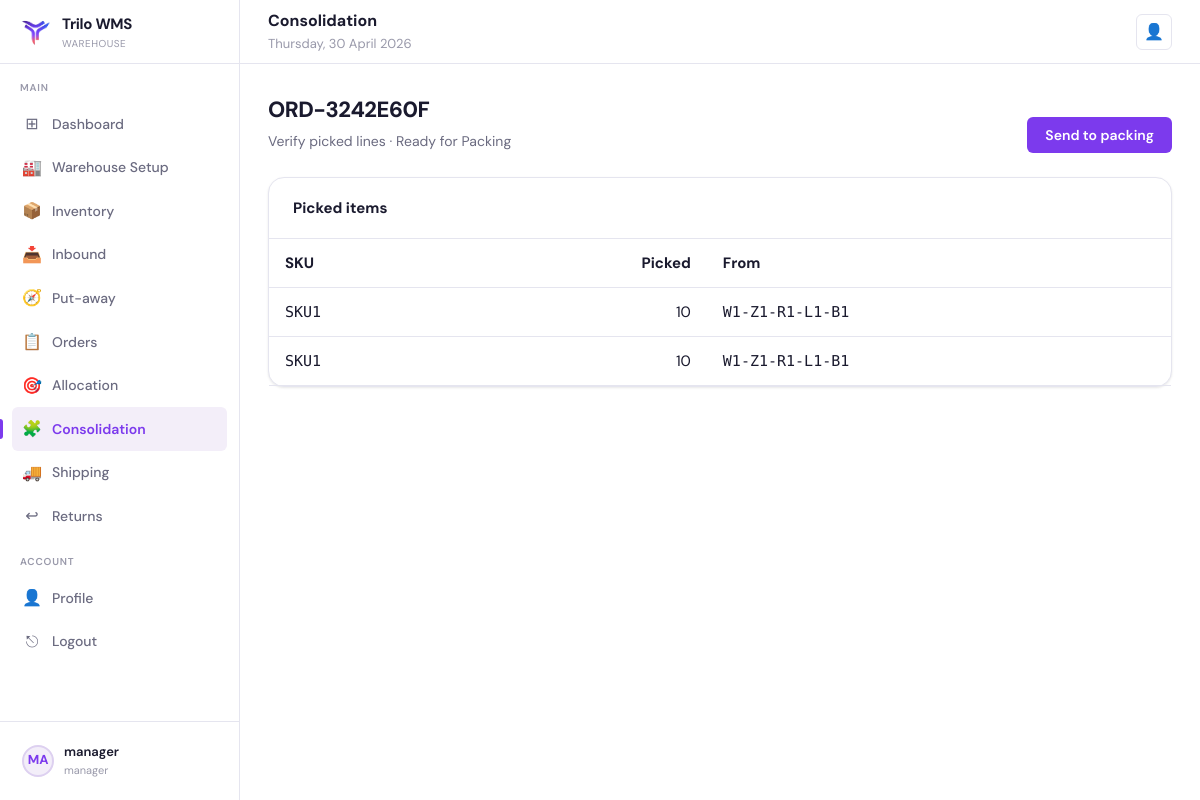
/consolidation/2/ (signed in), run on the app's committed database.
### core/models.py (models this page shows, shortened)
class User(AbstractUser):
    class Role(models.TextChoices):
        ADMIN = "admin", "Admin"
        MANAGER = "manager", "Manager"
        PICKER = "picker", "Picker"
        PUTAWAY = "putaway", "Putaway"
        PACKER = "packer", "Packer"
    role = models.CharField(max_length=20, choices=Role.choices, default=Role.PICKER)
    employee_id = models.CharField(max_length=32, unique=True)
    warehouse = models.CharField(max_length=120, blank=True, null=True)
    assigned_warehouse = models.ForeignKey(
        "Warehouse",
        on_delete=models.SET_NULL,
        null=True,
        blank=True,
        related_name="workers",
    )

class Order(models.Model):
    class Status(models.TextChoices):
        PENDING = "pending", "Pending"
        ALLOCATED = "allocated", "Allocated"
        PICKING = "picking", "Picking"
        CONSOLIDATING = "consolidating", "Consolidating"
        PACKING = "packing", "Packing"
        SHIPPED = "shipped", "Shipped"
        COMPLETED = "completed", "Completed"
        CANCELLED = "cancelled", "Cancelled"
    class AllocationStatus(models.TextChoices):
        NOT_ALLOCATED = "not_allocated", "Not Allocated"
        PARTIALLY_ALLOCATED = "partially_allocated", "Partially Allocated"
        FULLY_ALLOCATED = "fully_allocated", "Fully Allocated"
    order_id = models.CharField(max_length=40, unique=True, db_index=True)
    customer_name = models.CharField(max_length=200)
    customer_phone = models.CharField(max_length=40, blank=True, default="")
    delivery_address = models.TextField(blank=True, default="")
    status = models.CharField(max_length=20, choices=Status.choices, default=Status.PENDING)
    allocation_status = models.CharField(
        max_length=30, choices=AllocationStatus.choices, default=AllocationStatus.NOT_ALLOCATED
    )
    on_hold = models.BooleanField(default=False)
    created_at = models.DateTimeField(auto_now_add=True)

class Consolidation(models.Model):
    class Status(models.TextChoices):
        PENDING = "pending", "Pending"
        READY_FOR_PACKING = "ready_for_packing", "Ready for Packing"
        DONE = "done", "Done"
    order = models.OneToOneField(Order, on_delete=models.CASCADE, related_name="consolidation")
    status = models.CharField(max_length=30, choices=Status.choices, default=Status.PENDING)
    verified_at = models.DateTimeField(null=True, blank=True)
    created_at = models.DateTimeField(auto_now_add=True)

class PickTask(models.Model):
    class Status(models.TextChoices):
        PENDING = "pending", "Pending"
        IN_PROGRESS = "in_progress", "In Progress"
        COMPLETED = "completed", "Completed"
        EXCEPTION = "exception", "Exception"
    order = models.ForeignKey(Order, on_delete=models.CASCADE, related_name="pick_tasks")
    order_item = models.ForeignKey(OrderItem, on_delete=models.CASCADE, related_name="pick_tasks")
    sku = models.ForeignKey(SKU, on_delete=models.PROTECT, related_name="pick_tasks")
    stock_bin = models.ForeignKey(StockBin, on_delete=models.PROTECT, related_name="pick_tasks")
    quantity = models.PositiveIntegerField()
    source_location = models.CharField(max_length=80, blank=True, default="")
    picker = models.ForeignKey(
        settings.AUTH_USER_MODEL, on_delete=models.SET_NULL, null=True, blank=True, related_name="pick_tasks"
    )
    picked_qty = models.PositiveIntegerField(default=0)
    status = models.CharField(max_length=20, choices=Status.choices, default=Status.PENDING)
    issue_note = models.TextField(blank=True, default="")
    created_at = models.DateTimeField(auto_now_add=True)

class SKU(models.Model):
    class UnitType(models.TextChoices):
        UNIT = "unit", "Unit"
        BOX = "box", "Box"
        PALLET = "pallet", "Pallet"
    name = models.CharField(max_length=200)
    sku_code = models.CharField(max_length=80, unique=True)
    category = models.CharField(max_length=120, blank=True, default="")
    brand = models.CharField(max_length=120, blank=True, default="")
    unit_type = models.CharField(max_length=20, choices=UnitType.choices, default=UnitType.UNIT)
    weight = models.DecimalField(max_digits=10, decimal_places=2, default=0)
    dimensions = models.CharField(max_length=120, blank=True, default="")
    barcode = models.CharField(max_length=120, blank=True, default="")
    quantity = models.PositiveIntegerField(default=0)

### core/views.py (the view)
# urls.py: path("consolidation/<int:order_id>/", views.consolidation_detail, name="consolidation_detail"),
@login_required
@role_required("admin", "manager")
def consolidation_detail(request, order_id: int):
    order = get_object_or_404(Order, pk=order_id)
    cons = get_object_or_404(Consolidation, order=order)
    picks = PickTask.objects.filter(order=order, status=PickTask.Status.COMPLETED).select_related("sku")
    return render(
        request,
        "consolidation/consolidation_detail.html",
        {"order": order, "consolidation": cons, "picks": picks, "today_str": now_date_str()},
    )

### core/utils.py (called while the page is built)
def now_date_str() -> str:
    return timezone.localdate().strftime("%A, %d %B %Y")

### core/templates/consolidation/consolidation_detail.html (shortened to what this page needs)
{% extends "base.html" %}
{% block header_title %}Consolidation{% endblock %}
{% block content %}
  <div class="page-header" style="display:flex;justify-content:space-between;align-items:flex-end;flex-wrap:wrap;gap:12px">
    <div>
      <div class="page-title">{{ order.order_id }}</div>
      <div class="page-subtitle">Verify picked lines · {{ consolidation.get_status_display }}</div>
    </div>
    <form method="post" action="/consolidation/{{ order.id }}/send-packing/">
      <button class="btn btn-primary" type="submit" {% if consolidation.status != 'pending' %}disabled{% endif %}>Send to packing</button>
    </form>
  </div>
  <div class="card">
    <div class="card-header"><div class="card-title">Picked items</div></div>
    <div class="card-body" style="padding:0">
      <table style="width:100%; border-collapse:collapse">
        <thead>
          <tr style="background:var(--bg); border-bottom:1px solid var(--border)">
            <th style="text-align:left; padding:12px 16px">SKU</th>
            <th style="text-align:right; padding:12px 16px">Picked</th>
            <th style="text-align:left; padding:12px 16px">From</th>
          </tr>
        </thead>
        <tbody>
          {% for p in picks %}
            <tr style="border-bottom:1px solid var(--border)">
              <td style="padding:12px 16px; font-family:var(--mono)">{{ p.sku.sku_code }}</td>
              <td style="padding:12px 16px; text-align:right">{{ p.picked_qty }}</td>
              <td style="padding:12px 16px; font-family:var(--mono)">{{ p.source_location }}</td>
            </tr>
          {% endfor %}
        </tbody>
      </table>
    </div>
  </div>
{% endblock %}

### core/templates/base.html (shortened to what this page needs)
{% load static %}
<!DOCTYPE html>
<html lang="en">
<head>
  <link rel="stylesheet" href="{% static 'css/base.css' %}"/>
</head>
<body class="{% block body_class %}{% endblock %}">
  {% block layout %}
  <div class="layout">
    <aside class="sidebar">
      <div class="sidebar-logo">
        <div class="logo-icon"><img src="{% static 'images/TriloLogo.png' %}" alt="Trilo WMS" width="32" height="32" /></div>
        <div>
          <div class="logo-text">Trilo WMS</div>
          <div class="logo-sub">Warehouse</div>
        </div>
      </div>
      <nav class="sidebar-nav">
        <div class="nav-section-label">Main</div>
        <a class="nav-item {% if request.path == '/dashboard/' %}active{% endif %}" href="/dashboard/">
          <span class="nav-icon">⊞</span> Dashboard
        </a>
        {% if request.user.role == 'manager' %}
          <a class="nav-item {% if request.path|slice:":11" == '/warehouse/' %}active{% endif %}" href="/warehouse/">
            <span class="nav-icon">🏭</span> Warehouse Setup
          </a>
          <a class="nav-item {% if request.path|slice:":11" == '/inventory/' %}active{% endif %}" href="/inventory/">
            <span class="nav-icon">📦</span> Inventory
          </a>
          <a class="nav-item {% if request.path|slice:":9" == '/inbound/' %}active{% endif %}" href="/inbound/">
            <span class="nav-icon">📥</span> Inbound
          </a>
          <a class="nav-item {% if request.path|slice:":18" == '/inbound/putaway/' %}active{% endif %}" href="/inbound/putaway/tasks/">
            <span class="nav-icon">🧭</span> Put-away
          </a>
          <a class="nav-item {% if request.path|slice:":8" == '/orders/' %}active{% endif %}" href="/orders/">
            <span class="nav-icon">📋</span> Orders
          </a>
          <a class="nav-item {% if request.path|slice:":12" == '/allocation/' %}active{% endif %}" href="/allocation/">
            <span class="nav-icon">🎯</span> Allocation
          </a>
          <a class="nav-item {% if request.path|slice:":15" == '/consolidation/' %}active{% endif %}" href="/consolidation/">
            <span class="nav-icon">🧩</span> Consolidation
          </a>
          <a class="nav-item {% if request.path|slice:":10" == '/shipping/' %}active{% endif %}" href="/shipping/">
            <span class="nav-icon">🚚</span> Shipping
          </a>
          <a class="nav-item {% if request.path|slice:":9" == '/returns/' %}active{% endif %}" href="/returns/">
            <span class="nav-icon">↩</span> Returns
          </a>
        {% endif %}
        <div class="nav-section-label">Account</div>
        <a class="nav-item {% if request.path == '/profile/' %}active{% endif %}" href="/profile/">
          <span class="nav-icon">👤</span> Profile
        </a>
        <a class="nav-item" href="/logout/"><span class="nav-icon">⎋</span> Logout</a>
      </nav>
      <div class="sidebar-footer">
        <a class="sidebar-user" href="/profile/">
          <div class="user-avatar">{{ request.user.get_full_name|default:request.user.username|slice:":2"|upper }}</div>
          <div class="user-info">
            <div class="user-name">{{ request.user.get_full_name|default:request.user.username }}</div>
            <div class="user-role">{{ request.user.role|default:"" }}</div>
          </div>
        </a>
      </div>
    </aside>
    <header class="header">
      <div style="flex:1">
        <div class="header-title">{% block header_title %}Dashboard{% endblock %}</div>
        <div class="header-breadcrumb">{% block header_subtitle %}{{ today_str }}{% endblock %}</div>
      </div>
      <div class="header-actions">
        <a class="header-btn" href="/profile/" title="Profile">👤</a>
      </div>
    </header>
    <main class="main">
      {% block content %}{% endblock %}
    </main>
  </div>
  {% endblock %}
</body>
</html>

### data on the page
User: user.get_full_name "MA", user.get_full_name "manager", user.role "manager"
Order: order_id "ORD-3242E60F"
Consolidation: status "Ready for Packing"
PickTask: sku.sku_code "SKU1", picked_qty "10", source_location "W1-Z1-R1-L1-B1"
PickTask: sku.sku_code "SKU1", picked_qty "10", source_location "W1-Z1-R1-L1-B1"

### other printed values
{{ today_str }} "Thursday, 30 April 2026"
